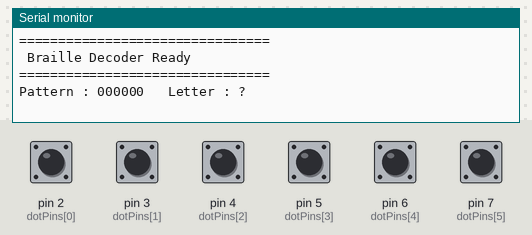
Bench run of a sketch on a simulated Arduino Uno, built with avr-gcc and run on an emulated ATmega328P. Parts: the last lines printed to the serial monitor. Inputs (shaded band) come from the test bench; at power-on: pin 2 (dotPins[0]), pin 3 (dotPins[1]), pin 4 (dotPins[2]), pin 5 (dotPins[3]), pin 6 (dotPins[4]), pin 7 (dotPins[5]) HIGH.

Above: at 1.2 s.
1.3 s: pin 2 (dotPins[0]) pulled LOW for 0.15 s
At 1.46 s:
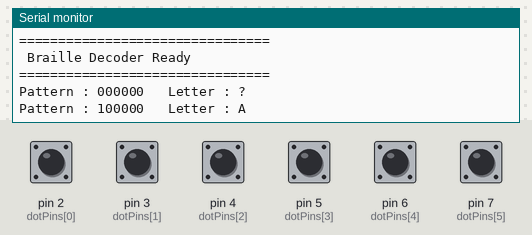
2.9 s: pin 3 (dotPins[1]) pulled LOW for 0.15 s
At 3.4 s:
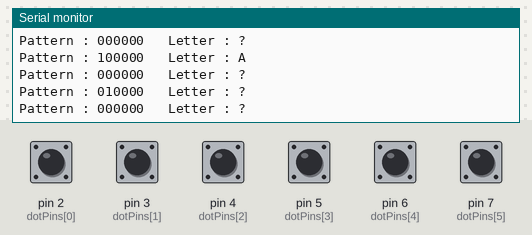
4.5 s: pin 4 (dotPins[2]) pulled LOW for 0.15 s
At 5.6 s:
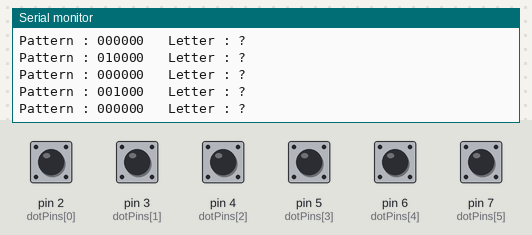
6.1 s: pin 5 (dotPins[3]) pulled LOW for 0.15 s
At 7.4 s:
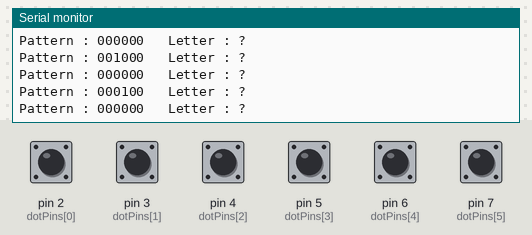
7.7 s: pin 6 (dotPins[4]) pulled LOW for 0.15 s
At 8.7 s:
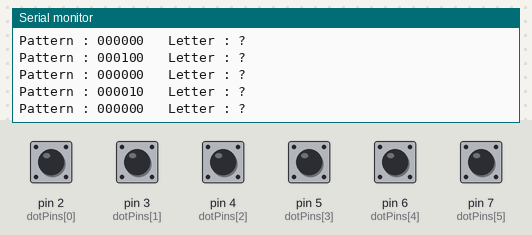
9.3 s: pin 7 (dotPins[5]) pulled LOW for 0.15 s
At 10.8 s:
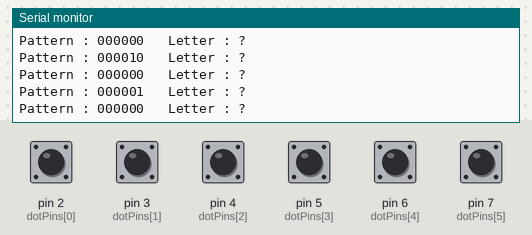
Timing chart, 0 to 11.9 s (numbered marks = the images above; inputs shaded):
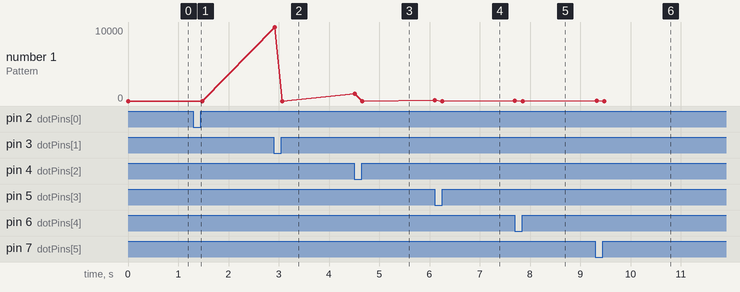

Measured:
- after the input at 1.3 s, the serial monitor: prints a new line at once (image 1)
- after the input at 2.9 s, the serial monitor: prints a new line at once (image 2)
- after the input at 4.5 s, the serial monitor: prints a new line at once (image 3)
- after the input at 6.1 s, the serial monitor: prints a new line at once (image 4)
- after the input at 7.7 s, the serial monitor: prints a new line at once (image 5)
- after the input at 9.3 s, the serial monitor: prints a new line at once (image 6)

The sketch:

sketch_jul31a.ino
```cpp
// ---------------- Braille ----------------
const int dotPins[6] = {2, 3, 4, 5, 6, 7};

struct BrailleLetter
{
  byte pattern;
  char letter;
};

BrailleLetter brailleTable[] =
{
  {0b100000, 'A'},
  {0b110000, 'B'},
  {0b100100, 'C'},
  {0b100110, 'D'},
  {0b100010, 'E'},
  {0b110100, 'F'},
  {0b110110, 'G'},
  {0b110010, 'H'},
  {0b010100, 'I'},
  {0b010110, 'J'},
  {0b101000, 'K'},
  {0b111000, 'L'},
  {0b101100, 'M'},
  {0b101110, 'N'},
  {0b101010, 'O'},
  {0b111100, 'P'},
  {0b111110, 'Q'},
  {0b111010, 'R'},
  {0b011100, 'S'},
  {0b011110, 'T'},
  {0b101001, 'U'},
  {0b111001, 'V'},
  {0b010111, 'W'},
  {0b101101, 'X'},
  {0b101111, 'Y'},
  {0b101011, 'Z'}
};

const int tableSize = sizeof(brailleTable) / sizeof(brailleTable[0]);

// ------------------------------------------------
byte readPattern()
{
  byte pattern = 0;
  for (int i = 0; i < 6; i++)
  {
    bool pressed = !digitalRead(dotPins[i]);
    if (pressed)
      pattern |= (1 << (5 - i));
  }
  return pattern;
}

// ------------------------------------------------
char decode(byte pattern)
{
  for (int i = 0; i < tableSize; i++)
  {
    if (pattern == brailleTable[i].pattern)
      return brailleTable[i].letter;
  }
  return '?';
}

// ------------------------------------------------
void setup()
{
  Serial.begin(115200);

  for (int i = 0; i < 6; i++)
    pinMode(dotPins[i], INPUT_PULLUP);

  Serial.println("================================");
  Serial.println(" Braille Decoder Ready");
  Serial.println("================================");
}

// ------------------------------------------------
void loop()
{
  static byte lastPattern = 255;
  byte pattern = readPattern();

  if (pattern != lastPattern)
  {
    lastPattern = pattern;
    char letter = decode(pattern);

    Serial.print("Pattern : ");
    for (int i = 5; i >= 0; i--)
      Serial.print(bitRead(pattern, i));

    Serial.print("   Letter : ");
    Serial.println(letter);
  }

  delay(30);
}
```
